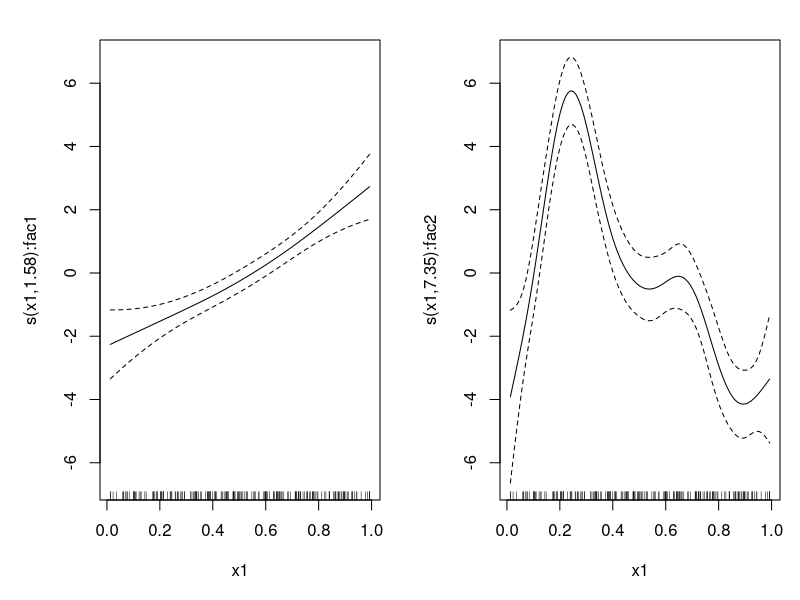

Generate this figure with R:
library(mgcv)


### Name: s
### Title: Defining smooths in GAM formulae
### Aliases: s
### Keywords: models smooth regression

### ** Examples

# example utilising `by' variables
library(mgcv)
set.seed(0)
n<-200;sig2<-4
x1 <- runif(n, 0, 1);x2 <- runif(n, 0, 1);x3 <- runif(n, 0, 1)
fac<-c(rep(1,n/2),rep(2,n/2)) # create factor
fac.1<-rep(0,n)+(fac==1);fac.2<-1-fac.1 # and dummy variables
fac<-as.factor(fac)
f1 <-  exp(2 * x1) - 3.75887
f2 <-  0.2 * x1^11 * (10 * (1 - x1))^6 + 10 * (10 * x1)^3 * (1 - x1)^10
f<-f1*fac.1+f2*fac.2+x2
e <- rnorm(n, 0, sqrt(abs(sig2)))
y <- f + e
# NOTE: smooths will be centered, so need to include fac in model....
b<-gam(y~fac+s(x1,by=fac)+x2) 
plot(b,pages=1)
